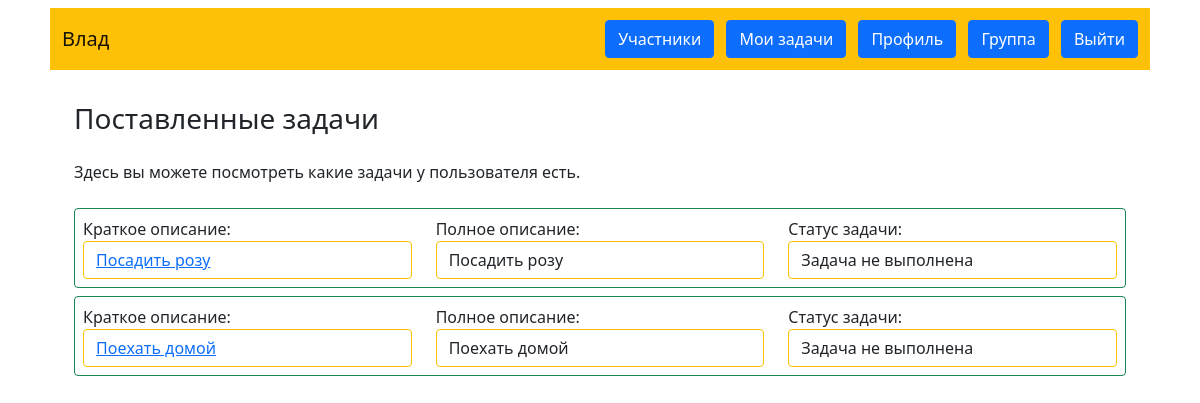
Before: /list_tasks/peter@mail.ru (signed in) with the older database file.
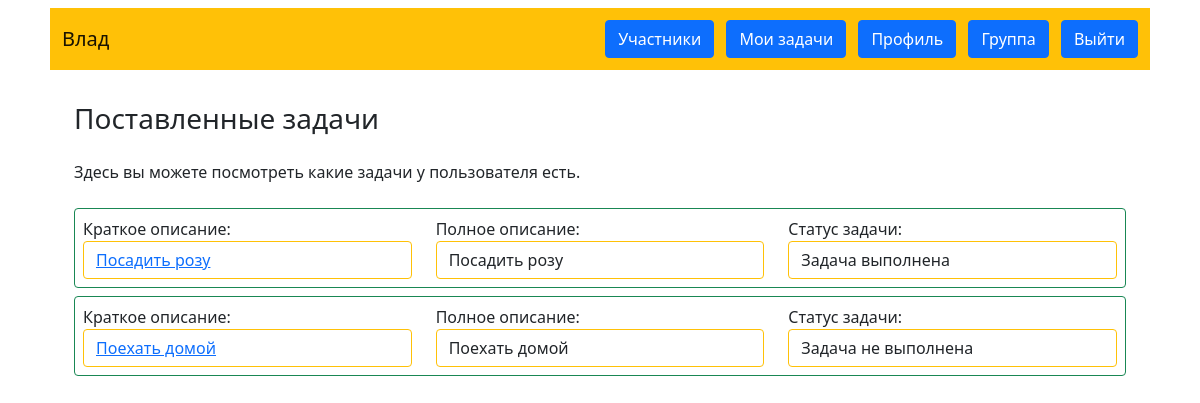
After: the same page with the newer database file.
### data/users.py (models this page shows, shortened)
class User(SqlAlchemyBase, UserMixin, SerializerMixin):
    __tablename__ = 'Users'
    id = sqlalchemy.Column(sqlalchemy.Integer,
                           primary_key=True, autoincrement=True)
    login = sqlalchemy.Column(sqlalchemy.String, unique=True, nullable=False)
    group = sqlalchemy.Column(sqlalchemy.Integer,
                              sqlalchemy.ForeignKey("Groups.id"))
    email = sqlalchemy.Column(sqlalchemy.String,
                              index=True, unique=True, nullable=False)
    password = sqlalchemy.Column(sqlalchemy.String, nullable=True)

class Task(SqlAlchemyBase, UserMixin, SerializerMixin):
    __tablename__ = 'Tasks'
    id = sqlalchemy.Column(sqlalchemy.Integer,
                           primary_key=True, autoincrement=True)
    user_id = sqlalchemy.Column(sqlalchemy.Integer,
                                sqlalchemy.ForeignKey("Users.id"))
    author_id = sqlalchemy.Column(sqlalchemy.Integer,
                                  sqlalchemy.ForeignKey("Users.id"))
    group_id = sqlalchemy.Column(sqlalchemy.Integer,
                                 sqlalchemy.ForeignKey("Groups.id"))
    short_task = sqlalchemy.Column(sqlalchemy.String, nullable=False)
    detail_task = sqlalchemy.Column(sqlalchemy.String, unique=False)
    completed = sqlalchemy.Column(sqlalchemy.Boolean)

### main.py (the view)
@app.route('/list_tasks/<email>', methods=['GET'])
@login_required
def list_tasks(email):
    db_sess = db_session.create_session()
    task_list = []
    user = db_sess.query(User).filter(User.email == email).first()
    tasks = db_sess.query(Task).filter(Task.user_id == user.id).all()
    if tasks:
        for row in tasks:
            short_task = row.short_task
            detail_task = row.detail_task
            completed = row.completed
            if completed:
                completed = 'Задача выполнена'
            else:
                completed = 'Задача не выполнена'
            cor = (short_task, detail_task, completed, row.id)
            task_list.append(cor)
        return render_template('list_tasks.html', tasks=task_list)
    return render_template('list_tasks.html', tasks=task_list, message='У пользователя нет задач')

### data/db_session.py (called while the page is built)
def create_session() -> Session:
    global __factory
    return __factory()

### main.py (called while the page is built)
@login_manager.user_loader
def load_user(user_id):
    db_sess = db_session.create_session()
    return db_sess.query(User).get(user_id)

### templates/list_tasks.html (shortened to what this page needs)
{% extends "base.html" %}
{% block content %}
<h3>Поставленные задачи</h3>
<p class="my-3 my-md-4">Здесь вы можете посмотреть какие задачи у пользователя есть.</p>
    {% if tasks %}
        {% for descr in tasks%}
        <div class="my-2 p-2 border rounded border-success">
            <div class="m4 row justify-content-around">
                <div class="col-12 col-md-4">
                    <div>Краткое описание:</div>
                    <div class="form-control border border-warning"><a href="/edit_task/{{ descr[3] }}">{{ descr[0] }}</a></div>
                </div>
                <div class="col-12 col-md-4">
                    <div>Полное описание:</div>
                    <div class="form-control border border-warning">{{ descr[1] }}</div>
                </div>
                <div class="col-12 col-md-4">
                    <div>Статус задачи:</div>
                    <div class="form-control border border-warning">{{ descr[2] }}</div>
                </div>
            </div>
        </div>
        {% endfor %}
    {% endif %}
{% endblock %}

### templates/base.html (shortened to what this page needs)
<!doctype html>
<html lang="ru" xmlns="http://www.w3.org/1999/html">
<head>
    <link href="https://cdn.jsdelivr.net/npm/bootstrap@5.1.3/dist/css/bootstrap.min.css" rel="stylesheet"
>
</head>
<body>
<header class="container">
    <nav class="m-2 p-2 navbar navbar-light bg-warning">
        <div><a class="m-1 navbar-brand" href="/index">{{ current_user.login }}</a></div>
        {% if current_user.is_authenticated %}
        <div>
            <a class="m-1 btn btn-primary " href="/members/{{ current_user.group }}">Участники</a>
            <a class="m-1 btn btn-primary " href="/my_tasks">Мои задачи</a>
            <a class="m-1 btn btn-primary " href="/profile">Профиль</a>
            <a class="m-1 btn btn-primary" href="/my_groups">Группа</a>
            <a class="m-1 btn btn-primary" href="/logout">Выйти</a></div>
        {% else %}
        <div>
            <a class="m-1 btn btn-primary " href="/register">Зарегистрироваться</a>
            <a class="m-1 btn btn-success" href="/login">Войти</a>
        </div>
        {% endif %}
    </nav>
</header>
<main role="main" class="container">
    <div class="p-3 m-3">
        {% block content %}{% endblock %}
    </div>
</main>
</body>
</html>

Changed rows visible on the page:
changed Task "Посадить розу": descr "Задача не выполнена" → "Задача выполнена"
